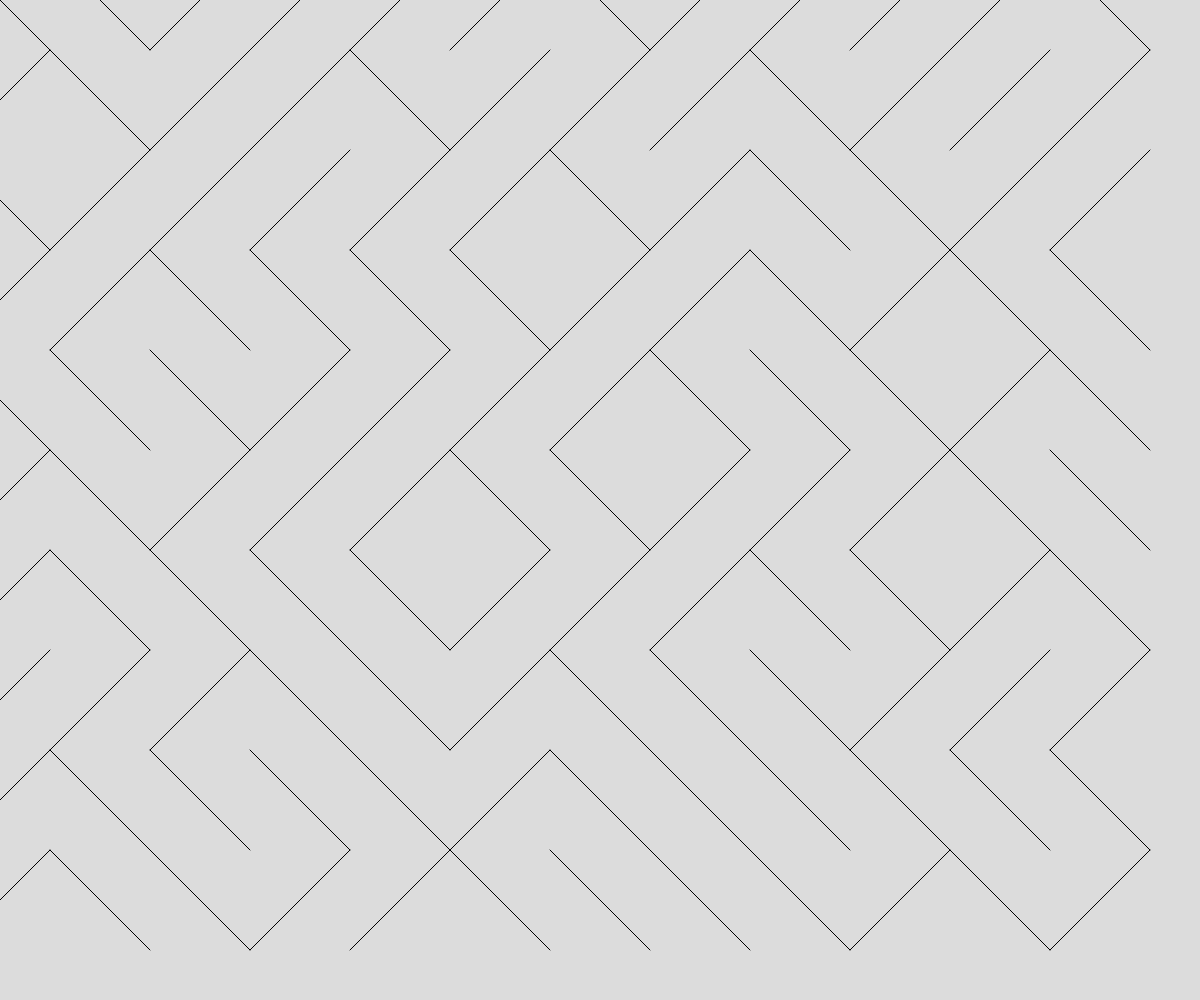
Frame 1 (no input)
Frame 60 (no input): identical to frame 1, image omitted
Frame 120 (the mouse pressed at the canvas centre since frame 60): identical to frame 1, image omitted

The p5.js sketch that drew this single still picture (run headless with seeded random() and noise() and a simulated clock; from frame 60 on, the mouse is pressed at the canvas centre):

// p5.js sketch
// ── sketch.js
// Generative Art Demo
// Mar 15, 2024

let tileSize = 100;
let theTiles = [];

function setup() {
  createCanvas(windowWidth, windowHeight);
  for (let x = 0; x < width; x += tileSize) {
    for (let y = 0; y < height; y += tileSize) {
      let someTile = spawnTile(x, y);
      theTiles.push(someTile);
    }
  }
}

function draw() {
  background(220);

  for(let someTile of theTiles) {
    line(someTile.x1, someTile.y1, someTile.x2, someTile.y2);
  }
}

function spawnTile(x, y) {
  let choice = random(100);
  let tile;

  if (choice > 50) {
    //negative slope
    tile = {
      x1: x - tileSize/2,
      y1: y - tileSize/2,
      x2: x + tileSize/2,
      y2: y + tileSize/2
    };
  }
  else {
    //positive slope
    tile = {
      x1: x - tileSize/2,
      y1: y + tileSize/2,
      x2: x + tileSize/2,
      y2: y - tileSize/2
    };
  }

  return tile;
}
